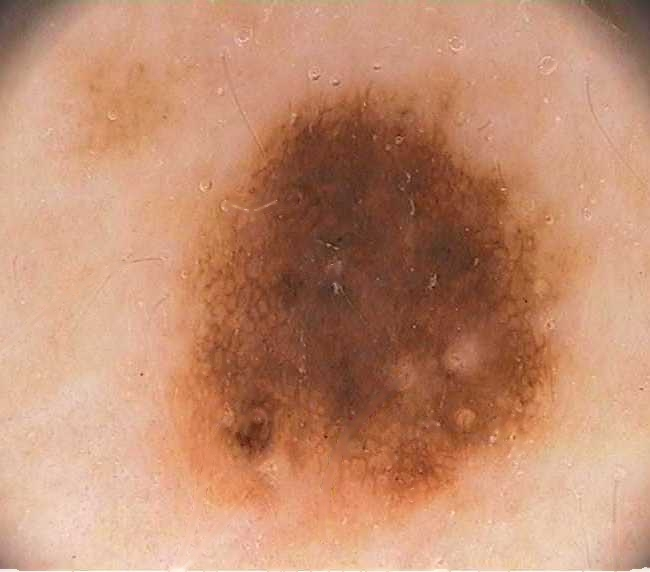
#> input picture Images/IMD002_cropped.jpg, 650 x 572 px, given in place of IMD002_cropped.PNG, which was not available
$ python run_act_contour.py
#> lines starting #> are read from the running program, lines starting #| are printed output that depends on the picture; after the words box and inside, x2 and y2 are one past the last pixel; in counts of white or black regions, pixels touching at a corner belong together; pictures that were not available may be replaced by others from this repository, and a replacement may not be noted
### src/active_contour_ftc.py
# -*- coding: utf-8 -*-
"""
Created on Thu May 18 11:15:06 2017

@author: ukalwa
"""
import cmath
import numpy as np
import cv2


def get_pixel_points_ellipse_new(img_width, img_height, init_width,
                                 init_height):
    centre_x = int(img_width / 2)
    centre_y = int(img_height / 2)
    axis_x = int(init_width * img_width / 2)
    axis_y = int(init_height * img_height / 2)
    zero_image = np.zeros([img_height, img_width], dtype=np.uint8)
    cv2.ellipse(zero_image,
                (centre_x, centre_y), (axis_x, axis_y),
                0.0, 0.0, 360.0, 255, -1)
    pixel_points = cv2.findNonZero(zero_image)
    interior_points = np.fliplr(np.reshape(pixel_points,
                                           [len(pixel_points), 2]))
    zero_image = cv2.bitwise_not(zero_image)
    pixel_points = cv2.findNonZero(zero_image)
    exterior_points = np.fliplr(np.reshape(pixel_points,
                                           [len(pixel_points), 2]))

    return interior_points, exterior_points


# [38 lines left out: functions get_pixel_points_ellipse, get_pixel_points_rectangle, not called in this run]


def calculate_yuv(r, g, b):
    y = ((66 * r + 129 * g + 25 * b + 128) >> 8) + 16
    u = ((-38 * r - 74 * g + 112 * b + 128) >> 8) + 128
    v = ((112 * r - 94 * g - 18 * b + 128) >> 8) + 128
    return y, u, v


# [5 lines left out: function signum_function, not called in this run]


def find_common_array(arr1, arr2):
    dims = np.maximum(arr2.max(0), arr1.max(0)) + 1
    out = arr1[~np.in1d(np.ravel_multi_index(arr1.T, dims),
                        np.ravel_multi_index(arr2.T, dims))]
    return out


class ActiveContourFTC:
    """find boundary by active contour based self algorithm"""

    def __init__(self, img, has_ellipse1,
                 init_width1, init_height1, center_x1, center_y1,
                 has_smoothing_cycle1, kernel_length1, sigma1, has_cleaning1,
                 na1, ns1, lambda_out1, lambda_in1, alpha1, beta1, gamma1):

        self.hasEllipse = has_ellipse1
        self.init_width = init_width1
        self.init_height = init_height1
        self.center_x = center_x1
        self.center_y = center_y1
        self.hasSmoothingCycle = has_smoothing_cycle1
        self.kernel_length = kernel_length1
        self.sigma = sigma1
        self.hasCleaning = has_cleaning1
        self.Na_max = na1
        self.Ns_max = ns1
        self.lambda_out = lambda_out1
        self.lambda_in = lambda_in1
        self.alpha = alpha1
        self.beta = beta1
        self.gamma = gamma1
        self.L_out = np.zeros([0, 0])
        self.L_in = np.zeros([0, 0])
        self.exterior_points = np.zeros([0, 0])
        self.interior_points = np.zeros([0, 0])

        self.Na = 0  # in the cycle 1
        self.Ns = 0  # in the cycle 2
        self.Ns_last = 0  # in the last cycle 2
        self.hasCycle1 = True

        # 3 variables of 3 stopping conditions
        self.hasListsChanges = True
        self.hasOscillation = False
        self.iterations = 0

        self.hasAlgoStopping = False  # to start the algorithm

        self.previous_lists_length = 999999
        self.lists_length = 0
        self.counter = 0

        if self.kernel_length % 2 == 0:
            self.kernel_length -= 1
        if self.kernel_length < 1:
            self.kernel_length = 1
        if self.sigma < 0.000000001:
            self.sigma = 0.000000001

        self.kernel_size = self.kernel_length ** 2
        self.kernel_radius = (self.kernel_length - 1) / 2
        self.gaussian_kernel = \
            np.zeros([self.kernel_length, self.kernel_length])

        self.hasOutwardEvolution = False
        self.hasInwardEvolution = False

        if img is not None:
            self.img_width = img.shape[1]
            self.img_height = img.shape[0]
            self.zero_img = np.zeros(img.shape[:2], dtype=np.uint8)
            self.img = img
            self.phi = np.zeros(img.shape[:2], dtype=int)
            self.redundant_matrix_l_in = np.zeros(self.phi.shape, dtype=bool)
            self.redundant_matrix_l_out = np.ones(self.phi.shape, dtype=bool)
            self.x, self.y = range(self.img_width), range(self.img_height)
            self.xv, self.yv = np.meshgrid(self.x, self.y)
            self.c_in_R = 0
            self.c_out_R = 0

            self.c_in_G = 0
            self.c_out_G = 0

            self.c_in_B = 0
            self.c_out_B = 0

            self.c_in_Y = 0
            self.c_out_Y = 0

            self.c_in_U = 0
            self.c_out_U = 0

            self.c_in_V = 0
            self.c_out_V = 0

            self.n_in = 0
            self.n_out = 0

            self.sum_out = np.array([0, 0, 0])
            self.sum_in = np.array([0, 0, 0])

        else:
            print "Invalid image"

    def initialize_params(self):
        self.make_gaussian_kernel()
        self.run_active_contour()
        self.sum_in = np.sum(self.img[self.phi <= 0], axis=0)
        self.n_in = len(self.img[self.phi <= 0])

        self.sum_out = np.sum(self.img[self.phi > 0], axis=0)
        self.n_out = len(self.img[self.phi > 0])

        self.calculate_means()

    def calculate_means(self):

        if self.n_out == 0:
            self.c_out_B, self.c_out_G, self.c_out_R = np.uint8([0, 0, 0])
        else:
            (self.c_out_B, self.c_out_G, self.c_out_R) = \
                np.int32(self.sum_out / self.n_out)
        if self.n_in == 0:
            self.c_in_B, self.c_in_G, self.c_in_R = np.uint8([0, 0, 0])
        else:
            (self.c_in_B, self.c_in_G, self.c_in_R) = \
                np.int32(self.sum_in / self.n_in)

        self.c_in_Y, self.c_in_U, self.c_in_V = \
            calculate_yuv(self.c_in_R, self.c_in_G, self.c_in_B)
        self.c_out_Y, self.c_out_U, self.c_out_V = \
            calculate_yuv(self.c_out_R, self.c_out_G, self.c_out_B)

    def compute_external_speed_Fd(self, i, j):
        res = np.int32(self.img[i, j, :])
        b, g, r = res[:, 0], res[:, 1], res[:, 2]
        y, u, v = calculate_yuv(r, g, b)
        return self.lambda_out * (self.alpha * (y - self.c_out_Y) ** 2
                                  + self.beta * (u - self.c_out_U) ** 2
                                  + self.gamma * (v - self.c_out_V) ** 2) \
               - self.lambda_in * (self.alpha * (y - self.c_in_Y) ** 2
                                   + self.beta * (u - self.c_in_U) ** 2
                                   + self.gamma * (v - self.c_in_V) ** 2)

    def do_specific_in_step(self, i, j):
        res = self.img[i, j, :]
        if len(i) == 1:
            b, g, r = res[0], res[1], res[2]
            self.sum_out -= np.array([b, g, r])
            self.n_out -= 1
            self.sum_in += np.array([b, g, r])
            self.n_in += 1
        else:
            b, g, r = res[:, 0], res[:, 1], res[:, 2]
            self.sum_out -= np.sum([b, g, r], axis=1)
            self.n_out -= len(i)
            self.sum_in += np.sum([b, g, r], axis=1)
            self.n_in += len(i)

    # [14 lines left out: function do_specific_out_step, not called in this run]

    def run_active_contour(self):
        if self.hasEllipse:
            int_points, out_points = \
                get_pixel_points_ellipse_new(self.img_width,
                                             self.img_height, self.init_width,
                                             self.init_height)

            self.phi[int_points[:, 0], int_points[:, 1]] = -1
            self.phi[out_points[:, 0], out_points[:, 1]] = 1

            self.update_outer_points(out_points)
            self.update_inner_points(int_points)
        else:
            # for i in range(self.img_height):
            #     for j in range(self.img_width):
            #         if ((1 - self.init_height) * self.img_height / 2.0
            #                 + self.center_x * self.img_height) \
            #                 < i < (self.img_height - (
            #                     1 - self.init_height) * self.img_height / 2.0
            #                            + self.center_x
            #                 * self.img_height) and \
            #                                 ((
            #                                           1 - self.init_width) *
            #                                      self.img_width / 2.0
            #                                      + self.center_y *
            #                                         self.img_width) < j < (
            #                                 self.img_width
            #                                 - (
            #                                         1 - self.init_width) *
            #                                 self.img_width / 2.0
            #                             + self.center_y * self.img_width):
            #             self.phi[i, j] = -1
            #         # self.L_in.append([i, j])
            #         else:
            #             self.phi[i, j] = 1
            #             #                        self.L_out.append([i, j])
            #
            # self.L_out = np.argwhere(self.phi == 1)
            # self.L_in = np.argwhere(self.phi == -1)

            # pt1_x = int(self.img_width * (1 - self.init_width) / 2)
            # pt1_y = int(self.img_height * (1 - self.init_height) / 2)
            # pt2_x = int(self.img_width * (1 + self.init_width) / 2)
            # pt2_y = int(self.img_height * (1 + self.init_height) / 2)

            # Interior points
            interior_points = \
                get_pixel_points_rectangle(self.img_width,
                                           self.img_height, self.init_width,
                                           self.init_height, 1, is_filled=True)
            # zero_image_temp = self.zero_img.copy()
            # cv2.rectangle(zero_image_temp, (pt1_x + 1, pt1_y + 1),
            #               (pt2_x - 1, pt2_y - 1), 255, -1)
            # pixel_points = cv2.findNonZero(zero_image_temp)
            # interior_points = np.fliplr(np.reshape(pixel_points,
            #                                        [len(pixel_points), 2]))
            self.phi[interior_points[:, 0], interior_points[:, 1]] = -3

            # L_in points
            self.L_in = \
                get_pixel_points_rectangle(self.img_width,
                                           self.img_height, self.init_width,
                                           self.init_height, 0,
                                           is_filled=False)
            # zero_image_temp = self.zero_img.copy()
            # cv2.rectangle(zero_image_temp,
            #               (pt1_x, pt1_y), (pt2_x, pt2_y), 255, 1)
            # pixel_points = cv2.findNonZero(zero_image_temp)
            # self.L_in = np.fliplr(np.reshape(pixel_points,
            #                                  [len(pixel_points), 2]))
            self.phi[self.L_in[:, 0], self.L_in[:, 1]] = -1

            # L_out points
            self.L_out = \
                get_pixel_points_rectangle(self.img_width,
                                           self.img_height, self.init_width,
                                           self.init_height, -1,
                                           is_filled=False)
            # zero_image_temp = self.zero_img.copy()
            # cv2.rectangle(zero_image_temp,
            #               (pt1_x - 1, pt1_y - 1), (pt2_x + 1, pt2_y + 1),
            # 255,
            #               1)
            # pixel_points = cv2.findNonZero(zero_image_temp)
            # self.L_out = np.fliplr(np.reshape(pixel_points,
            #                                   [len(pixel_points), 2]))
            self.phi[self.L_out[:, 0], self.L_out[:, 1]] = 1

            # Exterior points
            exterior_points = \
                get_pixel_points_rectangle(self.img_width,
                                           self.img_height, self.init_width,
                                           self.init_height, -2,
                                           is_filled=True)
            # zero_image_temp = self.zero_img.copy()
            # cv2.rectangle(zero_image_temp, (pt1_x - 2, pt1_y - 2),
            #               (pt2_x + 2, pt2_y + 2), 255, -1)
            # pixel_points = cv2.findNonZero(zero_image_temp)
            # exterior_points = np.fliplr(np.reshape(pixel_points,
            #                                        [len(pixel_points), 2]))
            self.phi[exterior_points[:, 0], exterior_points[:, 1]] = 3

    def update_outer_points(self, out_points):
        self.redundant_matrix_l_out[1:-1, 1:-1] = np.logical_and(
            np.logical_and(self.phi[self.yv[0:-2, 1:-1],
                                    self.xv[1:-1, 1:-1]] > 0,
                           self.phi[self.yv[1:-1, 1:-1],
                                    self.xv[1:-1, 0:-2]] > 0),
            np.logical_and(self.phi[self.yv[2:, 1:-1],
                                    self.xv[1:-1, 1:-1]] > 0,
                           self.phi[self.yv[1:-1, 1:-1],
                                    self.xv[1:-1, 2:]] > 0))

        res_lout = self.redundant_matrix_l_out[
            out_points[:, 0], out_points[:, 1]]
        self.exterior_points = out_points[res_lout == 1]
        self.L_out = out_points[res_lout == 0]

        self.phi[self.L_out[:, 0], self.L_out[:, 1]] = 1
        self.phi[self.exterior_points[:, 0],
                 self.exterior_points[:, 1]] = 3

    def update_inner_points(self, int_points):
        self.redundant_matrix_l_in[1:-1, 1:-1] = np.logical_and(
            np.logical_and(self.phi[self.yv[0:-2, 1:-1],
                                    self.xv[1:-1, 1:-1]] <= 0,
                           self.phi[self.yv[1:-1, 1:-1],
                                    self.xv[1:-1, 0:-2]] <= 0),
            np.logical_and(self.phi[self.yv[2:, 1:-1],
                                    self.xv[1:-1, 1:-1]] <= 0,
                           self.phi[self.yv[1:-1, 1:-1],
                                    self.xv[1:-1, 2:]] <= 0))

        res_lin = self.redundant_matrix_l_in[
            int_points[:, 0], int_points[:, 1]]
        self.interior_points = int_points[res_lin == 1]
        self.L_in = int_points[res_lin == 0]

        self.phi[self.L_in[:, 0], self.L_in[:, 1]] = -1
        self.phi[self.interior_points[:, 0],
                 self.interior_points[:, 1]] = -3

    # [12 lines left out: functions eliminate_redundant_in_Lout, eliminate_redundant_in_Lin, not called in this run]

    def max_iterations(self):
        return 5 * min(self.img_height, self.img_width)

    def calculate_stopping_conditions1(self):
        if not self.hasInwardEvolution and not self.hasOutwardEvolution:
            self.hasListsChanges = False
        self.iterations += 1

        if not self.hasListsChanges \
                or self.iterations >= self.max_iterations():
            self.hasCycle1 = False
            if self.hasSmoothingCycle:
                self.hasAlgoStopping = True

    def calculate_stopping_conditions2(self):
        if abs(self.previous_lists_length - self.lists_length) / \
                max(self.lists_length, self.previous_lists_length) < 0.01:
            self.counter += 1
        else:
            if self.counter != 0:
                self.counter = 0
        if self.counter == 3:
            self.hasOscillation = True
        if self.hasOscillation or self.iterations >= self.max_iterations() \
                or not self.hasCycle1:
            self.hasAlgoStopping = True
        self.previous_lists_length = self.lists_length
        self.lists_length = 0

    # [63 lines left out: functions find_is_redundant_point_of_Lout, find_is_redundant_point_of_Lin, compute_internal_speed_Fint, not called in this run]

    def make_gaussian_kernel(self):
        for i in range(self.kernel_length):
            for j in range(self.kernel_length):
                self.gaussian_kernel[i, j] = \
                    round(abs(0.5 + 100000.0 *
                              cmath.exp(-((i - self.kernel_radius) ** 2
                                          + (j - self.kernel_radius) ** 2) /
                                        (2 * self.sigma ** 2))), 2)

    def do_specific_beginning_step(self):
        self.calculate_means()

    def do_one_iteration_in_cycle1(self):
        self.do_specific_beginning_step()

        self.hasOutwardEvolution = False
        # [6 lines of commented-out code are left out]

        speeds = self.compute_external_speed_Fd(self.L_out[:, 0],
                                                self.L_out[:, 1])
        if speeds.any() > 0:
            in_points = self.L_out[speeds > 0]
            # Update variables to calculate Cin and Cout means
            self.do_specific_in_step(in_points[:, 0], in_points[:, 1])
            self.switch_in_vector(in_points)  # outward local movement
            if not self.hasOutwardEvolution:
                self.hasOutwardEvolution = True

        if self.hasOutwardEvolution and self.hasCleaning:
            # self.eliminate_redundant_in_Lin()
            self.update_inner_points(np.vstack((self.interior_points,
                                                self.L_in)))

        self.hasInwardEvolution = False
        # [6 lines of commented-out code are left out]
        speeds = self.compute_external_speed_Fd(self.L_in[:, 0],
                                                self.L_in[:, 1])
        if speeds.any() < 0:
            out_points = self.L_in[speeds < 0]
            self.do_specific_out_step(out_points[:, 0], out_points[:, 1])
            self.switch_out_vector(out_points)
            if not self.hasInwardEvolution:
                self.hasInwardEvolution = True
        if self.hasInwardEvolution and self.hasCleaning:
            # self.eliminate_redundant_in_Lout()
            self.update_outer_points(np.vstack((self.exterior_points,
                                                self.L_out)))
        self.calculate_stopping_conditions1()

    # [62 lines left out: functions do_one_iteration_in_cycle2, evolve_one_iteration, not called in this run]

    def evolve_n_iterations(self, n):
        n_total = self.iterations + n
        while not self.hasAlgoStopping and self.iterations < n_total:
            while self.Na < self.Na_max and self.hasCycle1 \
                    and self.iterations < n_total:
                self.do_one_iteration_in_cycle1()
                self.Na += 1
            self.Na = 0

            if self.hasSmoothingCycle:
                while self.Ns < self.Ns_max and self.iterations < n_total:
                    self.do_one_iteration_in_cycle2()
                    self.Ns += 1
                self.Ns = 0
                self.calculate_stopping_conditions2()

    # [14 lines of commented-out code are left out]

    def switch_in_vector(self, points):
        x, y = points[:, 0], points[:, 1]
        self.L_out = find_common_array(self.L_out, points)
        self.L_in = np.vstack((self.L_in, points))
        self.phi[x, y] = -1
        self.update_outer_points(np.vstack((self.L_out,
                                            self.exterior_points)))

    # [7 lines left out: function switch_out_vector, not called in this run]

        # [23 lines of commented-out code are left out]

### src/run_act_contour.py
#!/usr/bin/env python2
# -*- coding: utf-8 -*-
"""
Created on Sun May 21 19:03:33 2017

@author: upenderkalwa
"""
import cv2
from active_contour_ftc import ActiveContourFTC
#import os
#import matplotlib.pyplot as plt
import numpy as np

filepath = '../Images/IMD002_cropped.PNG'
img = cv2.imread(filepath)
#> img is the input picture: shape (572, 650, 3); mean B, G, R 112.4, 141.1, 193.9
ftc = ActiveContourFTC(img,True, 0.95,0.95, 0.0, 0.0, True, 5, 1.0, True, 50,
                       1, 1, 1, 1, 1, 1)
dummy_image = np.zeros(img.shape[:2],dtype=np.uint8)
ftc.initialize_params()
#> in get_pixel_points_ellipse_new, `cv2.ellipse(zero_image, (centre_x, centre_y), (axis_x, axis_y), 0.0, 0..`:
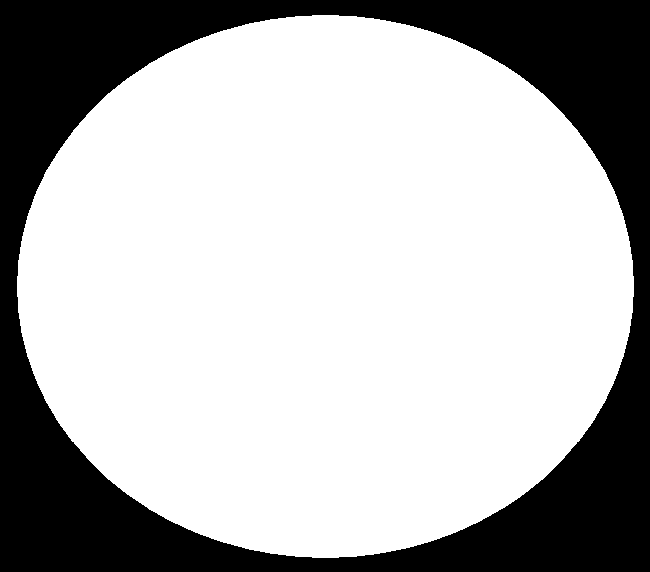
#> zero_image: shape (572, 650); 70.7% white; 1 black region, box (x1, y1, x2, y2) and area: (0, 0, 650, 572) 108985
#> in update_outer_points, `self.redundant_matrix_l_out[1:-1, 1:-1] = np.logical_and( np.logical_a..`:
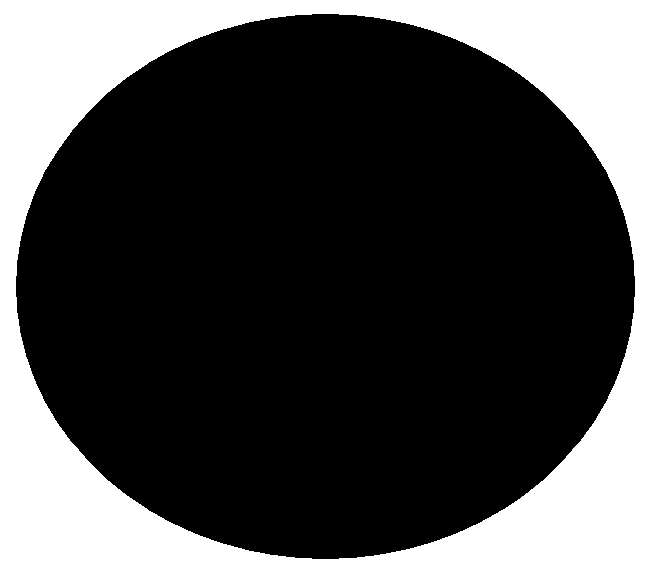
#> self.redundant_matrix_l_out: shape (572, 650) bool; 28.9% white; 1 white region, box (x1, y1, x2, y2) and area: (0, 0, 650, 572) 107339
#> in update_inner_points, `self.redundant_matrix_l_in[1:-1, 1:-1] = np.logical_and( np.logical_an..`:
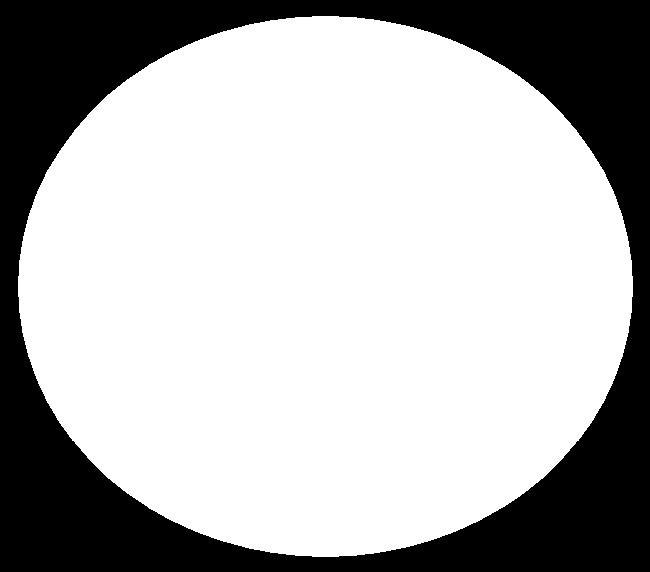
#> self.redundant_matrix_l_in: shape (572, 650) bool; 70.2% white; 1 black region, box (x1, y1, x2, y2) and area: (0, 0, 650, 572) 110627
#> in initialize_params, `self.sum_in = np.sum(self.img[self.phi <= 0], axis=0)`: self.sum_in = [25613792, 33594562, 48729168]
#> in initialize_params, `self.n_in = len(self.img[self.phi <= 0])`: self.n_in = 262815
#> in initialize_params, `self.sum_out = np.sum(self.img[self.phi > 0], axis=0)`: self.sum_out = [16169682, 18869642, 23376594]
#> in initialize_params, `self.n_out = len(self.img[self.phi > 0])`: self.n_out = 108985
#> in calculate_means, `(self.c_out_B, self.c_out_G, self.c_out_R) = \ np.int32(self.sum_out /..`: self.c_out_B = 148; self.c_out_G = 173; self.c_out_R = 214
#> in calculate_means, `(self.c_in_B, self.c_in_G, self.c_in_R) = \ np.int32(self.sum_in / sel..`: self.c_in_B = 97; self.c_in_G = 127; self.c_in_R = 185
#> in calculate_yuv, `y = ((66 * r + 129 * g + 25 * b + 128) >> 8) + 16`: y = 137
#> in calculate_yuv, `u = ((-38 * r - 74 * g + 112 * b + 128) >> 8) + 128`: u = 106
#> in calculate_yuv, `v = ((112 * r - 94 * g - 18 * b + 128) >> 8) + 128`: v = 155
#> in calculate_means, `self.c_in_Y, self.c_in_U, self.c_in_V = \ calculate_yuv(self.c_in_R, s..`: self.c_in_Y = 137; self.c_in_U = 106; self.c_in_V = 155
#> in calculate_means, `self.c_out_Y, self.c_out_U, self.c_out_V = \ calculate_yuv(self.c_out_..`: self.c_out_Y = 173; self.c_out_U = 111; self.c_out_V = 148
L_in = ftc.L_in
#> L_in = 1642 pairs, first value 15 to 557, second value 17 to 633
L_out = ftc.L_out
#> L_out = 1646 pairs, first value 14 to 558, second value 16 to 634
interior_points = ftc.interior_points
#> interior_points = 261173 pairs, first value 16 to 556, second value 18 to 632
exterior_points = ftc.exterior_points
#> exterior_points = 107339 pairs, first value 0 to 571, second value 0 to 649
phi = ftc.phi

#ftc.evolve_one_iteration()
#dummy_image[ftc.L_out[:,0],ftc.L_out[:,1]] = 255

ftc.evolve_n_iterations(10)
#> the loop in evolve_n_iterations, `while not self.hasAlgoStopping and self.iterations < n_total:` made 1 pass
dummy_image[ftc.L_out[:,0],ftc.L_out[:,1]] = 255

L_in = ftc.L_in
#> L_in = 1836 pairs, first value 12 to 557, second value 17 to 633
L_out = ftc.L_out
#> L_out = 1814 pairs, first value 11 to 558, second value 16 to 634
interior_points = ftc.interior_points
#> interior_points = 261585 pairs, first value 13 to 556, second value 18 to 632
exterior_points = ftc.exterior_points
#> exterior_points = 106565 pairs, first value 0 to 571, second value 0 to 649
